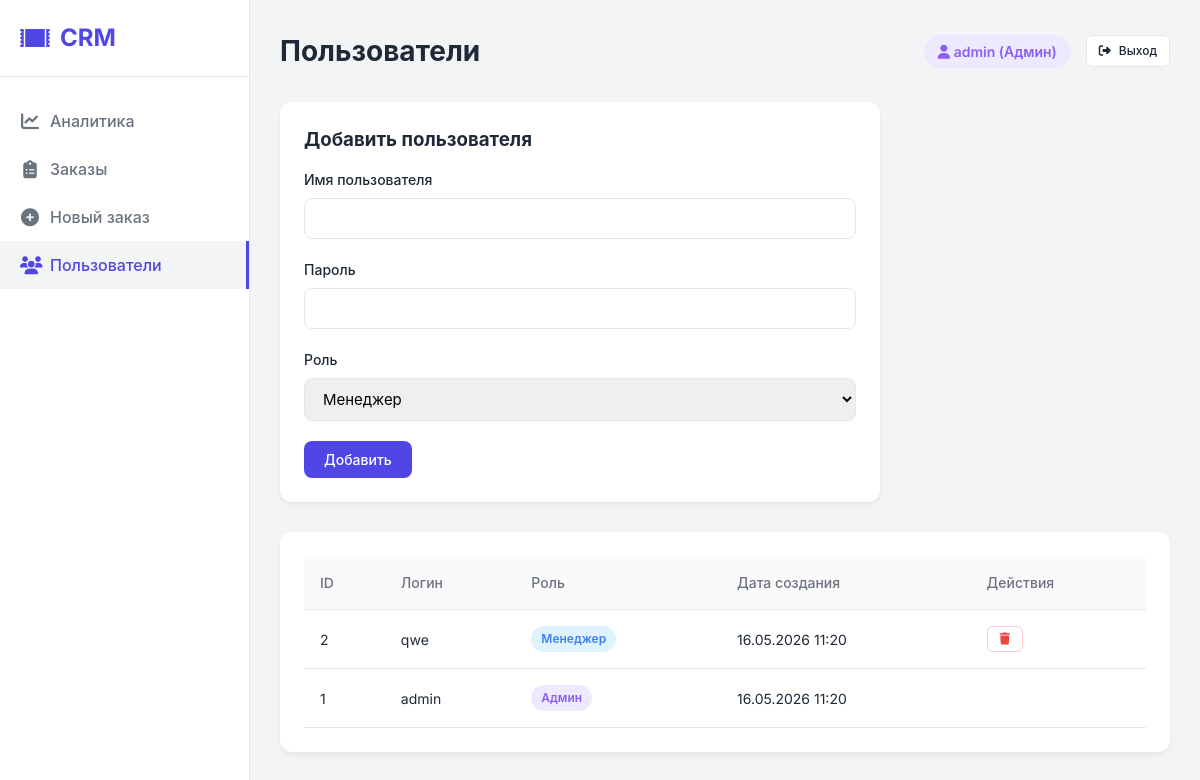
/users.php (signed in), run on the app's committed database.
### tables this page shows
CREATE TABLE users (
                id INTEGER PRIMARY KEY AUTOINCREMENT,
                username TEXT UNIQUE NOT NULL,
                password TEXT NOT NULL,
                role TEXT NOT NULL DEFAULT 'manager',
                created_at DATETIME DEFAULT CURRENT_TIMESTAMP
            );

### users.php (the view, shortened to what this page needs)
<?php
require_once 'db.php';
require_once 'header.php';
$users = $pdo->query("SELECT id, username, role, created_at FROM users ORDER BY id DESC")->fetchAll();
?>
<div class="card" style="max-width: 600px; margin-bottom: 30px;">
    <h3>Добавить пользователя</h3>
    <form action="" method="POST" style="margin-top: 15px;">
        <div class="form-group">
            <label>Имя пользователя</label>
            <input type="text" name="username" class="form-control" required>
        </div>
        <div class="form-group">
            <label>Пароль</label>
            <input type="password" name="password" class="form-control" required>
        </div>
        <div class="form-group">
            <label>Роль</label>
            <select name="role" class="form-control">
                <option value="manager">Менеджер</option>
            </select>
        </div>
        <button type="submit" class="btn">Добавить</button>
    </form>
</div>
<div class="card">
    <div class="table-responsive">
        <table>
            <thead>
                <tr>
                    <th>ID</th>
                    <th>Логин</th>
                    <th>Роль</th>
                    <th>Дата создания</th>
                    <th>Действия</th>
                </tr>
            </thead>
            <tbody>
                <?php foreach($users as $user): ?>
                <tr>
                    <td><?= $user['id'] ?></td>
                    <td><?= htmlspecialchars($user['username']) ?></td>
                    <td><?= $user['role'] === 'admin' ? '<span class="badge status-new">Админ</span>' : '<span class="badge status-pickup">Менеджер</span>' ?></td>
                    <td><?= date('d.m.Y H:i', strtotime($user['created_at'])) ?></td>
                    <td>
                        <?php if ($user['id'] != $_SESSION['user_id']): ?>
                            <a href="users.php?delete=<?= $user['id'] ?>" class="btn btn-secondary btn-sm" style="color: var(--danger); border-color: #fecaca;" title="Удалить" onclick="return confirm('Вы уверены?')"><i class="fa-solid fa-trash"></i></a>
                        <?php endif; ?>
                    </td>
                </tr>
                <?php endforeach; ?>
            </tbody>
        </table>
    </div>
</div>
<?php require_once 'footer.php'; ?>

### css/style.css (style rules this page uses)
:root { --primary: #4f46e5; --primary-hover: #4338ca; --bg-color: #f3f4f6; --card-bg: #ffffff; --text-main: #1f2937; --text-muted: #6b7280; --border-color: #e5e7eb; --success: #10b981; --warning: #f59e0b; --danger: #ef4444; --info: #3b82f6; --new: #8b5cf6; }
* { box-sizing: border-box; margin: 0; padding: 0; font-family: 'Inter', -apple-system, BlinkMacSystemFont, "Segoe UI", Roboto, sans-serif; }
body { background-color: var(--bg-color); color: var(--text-main); line-height: 1.5; overflow-x: hidden; max-width: 100%; }
.card { background: var(--card-bg); border-radius: 12px; padding: 24px; box-shadow: 0 4px 6px -1px rgba(0, 0, 0, 0.05), 0 2px 4px -1px rgba(0, 0, 0, 0.03); margin-bottom: 24px; }
.btn { display: inline-flex; align-items: center; justify-content: center; gap: 8px; padding: 10px 20px; background: var(--primary); color: white; border: none; border-radius: 8px; font-weight: 500; cursor: pointer; text-decoration: none; transition: background 0.2s; font-size: 14px; }
.btn-secondary { background: #fff; color: var(--text-main); border: 1px solid var(--border-color); }
.btn-sm { padding: 6px 12px; font-size: 12px; border-radius: 6px; }
.table-responsive { overflow-x: auto; }
table { width: 100%; border-collapse: collapse; }
th, td { padding: 16px; text-align: left; border-bottom: 1px solid var(--border-color); }
th { color: var(--text-muted); font-weight: 500; font-size: 14px; background: #fafafa; }
td { font-size: 14px; }
.badge { padding: 4px 10px; border-radius: 20px; font-size: 12px; font-weight: 600; display: inline-block; }
.status-new { background: #ede9fe; color: var(--new); }
.status-pickup { background: #e0f2fe; color: var(--info); }
.form-group { margin-bottom: 20px; }
.form-group label { display: block; margin-bottom: 8px; font-weight: 500; font-size: 14px; }
.form-control { width: 100%; padding: 10px 14px; border: 1px solid var(--border-color); border-radius: 8px; font-size: 15px; transition: border-color 0.2s; }

### data on the page
users: id "2", username "qwe", role "Менеджер", created_at "16.05.2026 11:20"
users: id "1", username "admin", role "Админ", created_at "16.05.2026 11:20"

### other printed values
$page_title "Пользователи"
$_SESSION['username'] "admin"
